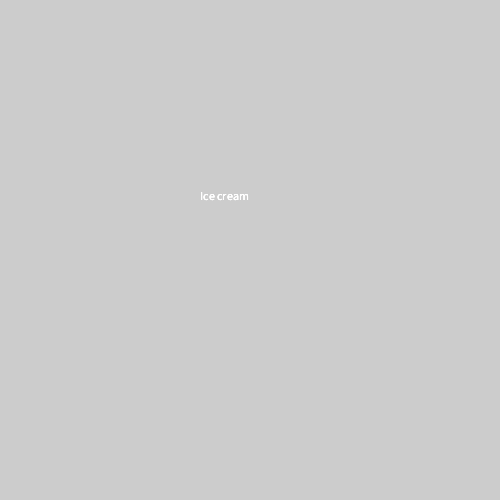
Frame 1 (no input)
Frame 60 (the mouse pressed at the canvas centre just before this capture): identical to frame 1, image omitted
Frame 120 (the mouse held since frame 60 and released just before this capture): identical to frame 1, image omitted

The Processing sketch that drew this single still picture (run headless with seeded random() and noise(); from frame 60 on, the mouse is pressed at the canvas centre):

// Processing sketch: banana_split
// ── banana_split.pde
void setup(){
  size(500,500);
  for (int i = 0; i < 4; i++) {
  text("Ice cream", 200,200 );
    
  }
}



void draw(){
  
  
  
}
